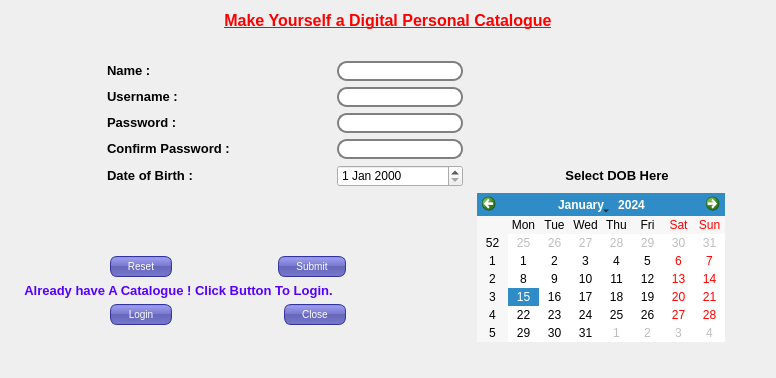
<?xml version="1.0" encoding="UTF-8"?>
<ui version="4.0">
 <class>Register</class>
 <widget class="QDialog" name="Register">
  <property name="geometry">
   <rect>
    <x>0</x>
    <y>0</y>
    <width>776</width>
    <height>378</height>
   </rect>
  </property>
  <property name="windowTitle">
   <string>Dialog</string>
  </property>
  <property name="styleSheet">
   <string notr="true"> QLineEdit {
     border: 2px solid gray;
     border-radius: 10px;
     padding: 0 8px;
     background: white;
     selection-background-color: darkgray;
 }
QPushButton {
color: white;
background-color: QLinearGradient( x1: 0, y1: 0, x2: 0, y2: 1, stop: 0 #88d, stop: 0.1 #99e, stop: 0.49 #77c, stop: 0.5 #66b, stop: 1 #77c);
border-width: 1px;
border-color: #339;
border-style: solid;
border-radius: 7;
padding: 3px;
font-size: 10px;
padding-left: 5px;
padding-right: 5px;
min-width: 50px;
max-width: 80px;
min-height: 13px;
max-height: 13px;
}</string>
  </property>
  <layout class="QVBoxLayout" name="verticalLayout_4">
   <item>
    <layout class="QVBoxLayout" name="verticalLayout_3">
     <item>
      <widget class="QLabel" name="label_6">
       <property name="text">
        <string>&lt;!DOCTYPE HTML PUBLIC &quot;-//W3C//DTD HTML 4.0//EN&quot; &quot;http://www.w3.org/TR/REC-html40/strict.dtd&quot;&gt;
&lt;html&gt;&lt;head&gt;&lt;meta name=&quot;qrichtext&quot; content=&quot;1&quot; /&gt;&lt;style type=&quot;text/css&quot;&gt;
p, li { white-space: pre-wrap; }
&lt;/style&gt;&lt;/head&gt;&lt;body style=&quot; font-family:'MS Shell Dlg 2'; font-size:8.25pt; font-weight:400; font-style:normal;&quot;&gt;
&lt;p align=&quot;center&quot; style=&quot; margin-top:0px; margin-bottom:0px; margin-left:0px; margin-right:0px; -qt-block-indent:0; text-indent:0px;&quot;&gt;&lt;span style=&quot; font-size:12pt; font-weight:600; text-decoration: underline; color:#ff0000;&quot;&gt;Make Yourself a Digital Personal Catalogue&lt;/span&gt;&lt;/p&gt;&lt;/body&gt;&lt;/html&gt;</string>
       </property>
      </widget>
     </item>
     <item>
      <spacer name="verticalSpacer_2">
       <property name="orientation">
        <enum>Qt::Vertical</enum>
       </property>
       <property name="sizeHint" stdset="0">
        <size>
         <width>20</width>
         <height>40</height>
        </size>
       </property>
      </spacer>
     </item>
     <item>
      <layout class="QGridLayout" name="gridLayout">
       <item row="0" column="0">
        <spacer name="horizontalSpacer_2">
         <property name="orientation">
          <enum>Qt::Horizontal</enum>
         </property>
         <property name="sizeHint" stdset="0">
          <size>
           <width>40</width>
           <height>20</height>
          </size>
         </property>
        </spacer>
       </item>
       <item row="1" column="0">
        <spacer name="horizontalSpacer_6">
         <property name="orientation">
          <enum>Qt::Horizontal</enum>
         </property>
         <property name="sizeHint" stdset="0">
          <size>
           <width>40</width>
           <height>20</height>
          </size>
         </property>
        </spacer>
       </item>
       <item row="1" column="1">
        <widget class="QLabel" name="label_2">
         <property name="text">
          <string>&lt;!DOCTYPE HTML PUBLIC &quot;-//W3C//DTD HTML 4.0//EN&quot; &quot;http://www.w3.org/TR/REC-html40/strict.dtd&quot;&gt;
&lt;html&gt;&lt;head&gt;&lt;meta name=&quot;qrichtext&quot; content=&quot;1&quot; /&gt;&lt;style type=&quot;text/css&quot;&gt;
p, li { white-space: pre-wrap; }
&lt;/style&gt;&lt;/head&gt;&lt;body style=&quot; font-family:'MS Shell Dlg 2'; font-size:8.25pt; font-weight:400; font-style:normal;&quot;&gt;
&lt;p style=&quot; margin-top:0px; margin-bottom:0px; margin-left:0px; margin-right:0px; -qt-block-indent:0; text-indent:0px;&quot;&gt;&lt;span style=&quot; font-size:10pt; font-weight:600;&quot;&gt;Username : &lt;/span&gt;&lt;/p&gt;&lt;/body&gt;&lt;/html&gt;</string>
         </property>
        </widget>
       </item>
       <item row="0" column="3">
        <spacer name="horizontalSpacer">
         <property name="orientation">
          <enum>Qt::Horizontal</enum>
         </property>
         <property name="sizeHint" stdset="0">
          <size>
           <width>40</width>
           <height>20</height>
          </size>
         </property>
        </spacer>
       </item>
       <item row="1" column="3">
        <spacer name="horizontalSpacer_5">
         <property name="orientation">
          <enum>Qt::Horizontal</enum>
         </property>
         <property name="sizeHint" stdset="0">
          <size>
           <width>40</width>
           <height>20</height>
          </size>
         </property>
        </spacer>
       </item>
       <item row="0" column="4">
        <widget class="QLineEdit" name="lineEdit"/>
       </item>
       <item row="1" column="4">
        <widget class="QLineEdit" name="lineEdit_2"/>
       </item>
       <item row="0" column="5">
        <spacer name="horizontalSpacer_3">
         <property name="orientation">
          <enum>Qt::Horizontal</enum>
         </property>
         <property name="sizeHint" stdset="0">
          <size>
           <width>40</width>
           <height>20</height>
          </size>
         </property>
        </spacer>
       </item>
       <item row="1" column="5">
        <spacer name="horizontalSpacer_7">
         <property name="orientation">
          <enum>Qt::Horizontal</enum>
         </property>
         <property name="sizeHint" stdset="0">
          <size>
           <width>40</width>
           <height>20</height>
          </size>
         </property>
        </spacer>
       </item>
       <item row="0" column="6">
        <widget class="QLabel" name="label_7">
         <property name="text">
          <string>&lt;!DOCTYPE HTML PUBLIC &quot;-//W3C//DTD HTML 4.0//EN&quot; &quot;http://www.w3.org/TR/REC-html40/strict.dtd&quot;&gt;
&lt;html&gt;&lt;head&gt;&lt;meta name=&quot;qrichtext&quot; content=&quot;1&quot; /&gt;&lt;style type=&quot;text/css&quot;&gt;
p, li { white-space: pre-wrap; }
&lt;/style&gt;&lt;/head&gt;&lt;body style=&quot; font-family:'MS Shell Dlg 2'; font-size:8.25pt; font-weight:400; font-style:normal;&quot;&gt;
&lt;p style=&quot;-qt-paragraph-type:empty; margin-top:0px; margin-bottom:0px; margin-left:0px; margin-right:0px; -qt-block-indent:0; text-indent:0px; font-size:8pt;&quot;&gt;&lt;/p&gt;&lt;/body&gt;&lt;/html&gt;</string>
         </property>
        </widget>
       </item>
       <item row="0" column="7">
        <spacer name="horizontalSpacer_4">
         <property name="orientation">
          <enum>Qt::Horizontal</enum>
         </property>
         <property name="sizeHint" stdset="0">
          <size>
           <width>40</width>
           <height>20</height>
          </size>
         </property>
        </spacer>
       </item>
       <item row="1" column="6">
        <widget class="QLabel" name="label_8">
         <property name="text">
          <string/>
         </property>
        </widget>
       </item>
       <item row="1" column="7">
        <spacer name="horizontalSpacer_8">
         <property name="orientation">
          <enum>Qt::Horizontal</enum>
         </property>
         <property name="sizeHint" stdset="0">
          <size>
           <width>40</width>
           <height>20</height>
          </size>
         </property>
        </spacer>
       </item>
       <item row="0" column="1">
        <widget class="QLabel" name="label">
         <property name="text">
          <string>&lt;!DOCTYPE HTML PUBLIC &quot;-//W3C//DTD HTML 4.0//EN&quot; &quot;http://www.w3.org/TR/REC-html40/strict.dtd&quot;&gt;
&lt;html&gt;&lt;head&gt;&lt;meta name=&quot;qrichtext&quot; content=&quot;1&quot; /&gt;&lt;style type=&quot;text/css&quot;&gt;
p, li { white-space: pre-wrap; }
&lt;/style&gt;&lt;/head&gt;&lt;body style=&quot; font-family:'MS Shell Dlg 2'; font-size:8.25pt; font-weight:400; font-style:normal;&quot;&gt;
&lt;p style=&quot; margin-top:0px; margin-bottom:0px; margin-left:0px; margin-right:0px; -qt-block-indent:0; text-indent:0px;&quot;&gt;&lt;span style=&quot; font-size:10pt; font-weight:600;&quot;&gt;Name : &lt;/span&gt;&lt;/p&gt;&lt;/body&gt;&lt;/html&gt;</string>
         </property>
        </widget>
       </item>
       <item row="2" column="0">
        <spacer name="horizontalSpacer_10">
         <property name="orientation">
          <enum>Qt::Horizontal</enum>
         </property>
         <property name="sizeHint" stdset="0">
          <size>
           <width>40</width>
           <height>20</height>
          </size>
         </property>
        </spacer>
       </item>
       <item row="2" column="1">
        <widget class="QLabel" name="label_3">
         <property name="text">
          <string>&lt;!DOCTYPE HTML PUBLIC &quot;-//W3C//DTD HTML 4.0//EN&quot; &quot;http://www.w3.org/TR/REC-html40/strict.dtd&quot;&gt;
&lt;html&gt;&lt;head&gt;&lt;meta name=&quot;qrichtext&quot; content=&quot;1&quot; /&gt;&lt;style type=&quot;text/css&quot;&gt;
p, li { white-space: pre-wrap; }
&lt;/style&gt;&lt;/head&gt;&lt;body style=&quot; font-family:'MS Shell Dlg 2'; font-size:8.25pt; font-weight:400; font-style:normal;&quot;&gt;
&lt;p style=&quot; margin-top:0px; margin-bottom:0px; margin-left:0px; margin-right:0px; -qt-block-indent:0; text-indent:0px;&quot;&gt;&lt;span style=&quot; font-size:10pt; font-weight:600;&quot;&gt;Password : &lt;/span&gt;&lt;/p&gt;&lt;/body&gt;&lt;/html&gt;</string>
         </property>
        </widget>
       </item>
       <item row="2" column="3">
        <spacer name="horizontalSpacer_9">
         <property name="orientation">
          <enum>Qt::Horizontal</enum>
         </property>
         <property name="sizeHint" stdset="0">
          <size>
           <width>40</width>
           <height>20</height>
          </size>
         </property>
        </spacer>
       </item>
       <item row="2" column="4">
        <widget class="QLineEdit" name="lineEdit_3">
         <property name="echoMode">
          <enum>QLineEdit::Password</enum>
         </property>
        </widget>
       </item>
       <item row="2" column="5">
        <spacer name="horizontalSpacer_11">
         <property name="orientation">
          <enum>Qt::Horizontal</enum>
         </property>
         <property name="sizeHint" stdset="0">
          <size>
           <width>40</width>
           <height>20</height>
          </size>
         </property>
        </spacer>
       </item>
       <item row="2" column="6">
        <widget class="QLabel" name="label_9">
         <property name="text">
          <string/>
         </property>
        </widget>
       </item>
       <item row="2" column="7">
        <spacer name="horizontalSpacer_12">
         <property name="orientation">
          <enum>Qt::Horizontal</enum>
         </property>
         <property name="sizeHint" stdset="0">
          <size>
           <width>40</width>
           <height>20</height>
          </size>
         </property>
        </spacer>
       </item>
       <item row="3" column="0">
        <spacer name="horizontalSpacer_13">
         <property name="orientation">
          <enum>Qt::Horizontal</enum>
         </property>
         <property name="sizeHint" stdset="0">
          <size>
           <width>40</width>
           <height>20</height>
          </size>
         </property>
        </spacer>
       </item>
       <item row="3" column="1">
        <widget class="QLabel" name="label_4">
         <property name="text">
          <string>&lt;!DOCTYPE HTML PUBLIC &quot;-//W3C//DTD HTML 4.0//EN&quot; &quot;http://www.w3.org/TR/REC-html40/strict.dtd&quot;&gt;
&lt;html&gt;&lt;head&gt;&lt;meta name=&quot;qrichtext&quot; content=&quot;1&quot; /&gt;&lt;style type=&quot;text/css&quot;&gt;
p, li { white-space: pre-wrap; }
&lt;/style&gt;&lt;/head&gt;&lt;body style=&quot; font-family:'MS Shell Dlg 2'; font-size:8.25pt; font-weight:400; font-style:normal;&quot;&gt;
&lt;p style=&quot; margin-top:0px; margin-bottom:0px; margin-left:0px; margin-right:0px; -qt-block-indent:0; text-indent:0px;&quot;&gt;&lt;span style=&quot; font-size:10pt; font-weight:600;&quot;&gt;Confirm Password : &lt;/span&gt;&lt;/p&gt;&lt;/body&gt;&lt;/html&gt;</string>
         </property>
        </widget>
       </item>
       <item row="3" column="3">
        <spacer name="horizontalSpacer_14">
         <property name="orientation">
          <enum>Qt::Horizontal</enum>
         </property>
         <property name="sizeHint" stdset="0">
          <size>
           <width>40</width>
           <height>20</height>
          </size>
         </property>
        </spacer>
       </item>
       <item row="3" column="4">
        <widget class="QLineEdit" name="lineEdit_4">
         <property name="echoMode">
          <enum>QLineEdit::Password</enum>
         </property>
        </widget>
       </item>
       <item row="3" column="5">
        <spacer name="horizontalSpacer_15">
         <property name="orientation">
          <enum>Qt::Horizontal</enum>
         </property>
         <property name="sizeHint" stdset="0">
          <size>
           <width>40</width>
           <height>20</height>
          </size>
         </property>
        </spacer>
       </item>
       <item row="3" column="6">
        <widget class="QLabel" name="label_10">
         <property name="text">
          <string/>
         </property>
        </widget>
       </item>
       <item row="3" column="7">
        <spacer name="horizontalSpacer_16">
         <property name="orientation">
          <enum>Qt::Horizontal</enum>
         </property>
         <property name="sizeHint" stdset="0">
          <size>
           <width>40</width>
           <height>20</height>
          </size>
         </property>
        </spacer>
       </item>
       <item row="4" column="0">
        <spacer name="horizontalSpacer_19">
         <property name="orientation">
          <enum>Qt::Horizontal</enum>
         </property>
         <property name="sizeHint" stdset="0">
          <size>
           <width>40</width>
           <height>20</height>
          </size>
         </property>
        </spacer>
       </item>
       <item row="4" column="1">
        <widget class="QLabel" name="label_5">
         <property name="text">
          <string>&lt;!DOCTYPE HTML PUBLIC &quot;-//W3C//DTD HTML 4.0//EN&quot; &quot;http://www.w3.org/TR/REC-html40/strict.dtd&quot;&gt;
&lt;html&gt;&lt;head&gt;&lt;meta name=&quot;qrichtext&quot; content=&quot;1&quot; /&gt;&lt;style type=&quot;text/css&quot;&gt;
p, li { white-space: pre-wrap; }
&lt;/style&gt;&lt;/head&gt;&lt;body style=&quot; font-family:'MS Shell Dlg 2'; font-size:8.25pt; font-weight:400; font-style:normal;&quot;&gt;
&lt;p style=&quot; margin-top:0px; margin-bottom:0px; margin-left:0px; margin-right:0px; -qt-block-indent:0; text-indent:0px;&quot;&gt;&lt;span style=&quot; font-size:10pt; font-weight:600;&quot;&gt;Date of Birth : &lt;/span&gt;&lt;/p&gt;&lt;/body&gt;&lt;/html&gt;</string>
         </property>
        </widget>
       </item>
       <item row="4" column="3">
        <spacer name="horizontalSpacer_17">
         <property name="orientation">
          <enum>Qt::Horizontal</enum>
         </property>
         <property name="sizeHint" stdset="0">
          <size>
           <width>40</width>
           <height>20</height>
          </size>
         </property>
        </spacer>
       </item>
       <item row="4" column="4">
        <widget class="QDateEdit" name="dateEdit"/>
       </item>
       <item row="4" column="5">
        <spacer name="horizontalSpacer_18">
         <property name="orientation">
          <enum>Qt::Horizontal</enum>
         </property>
         <property name="sizeHint" stdset="0">
          <size>
           <width>40</width>
           <height>20</height>
          </size>
         </property>
        </spacer>
       </item>
       <item row="4" column="6">
        <widget class="QLabel" name="label_11">
         <property name="text">
          <string>&lt;!DOCTYPE HTML PUBLIC &quot;-//W3C//DTD HTML 4.0//EN&quot; &quot;http://www.w3.org/TR/REC-html40/strict.dtd&quot;&gt;
&lt;html&gt;&lt;head&gt;&lt;meta name=&quot;qrichtext&quot; content=&quot;1&quot; /&gt;&lt;style type=&quot;text/css&quot;&gt;
p, li { white-space: pre-wrap; }
&lt;/style&gt;&lt;/head&gt;&lt;body style=&quot; font-family:'MS Shell Dlg 2'; font-size:8.25pt; font-weight:400; font-style:normal;&quot;&gt;
&lt;p align=&quot;center&quot; style=&quot; margin-top:0px; margin-bottom:0px; margin-left:0px; margin-right:0px; -qt-block-indent:0; text-indent:0px;&quot;&gt;&lt;span style=&quot; font-size:10pt; font-weight:600;&quot;&gt;Select DOB Here&lt;/span&gt;&lt;/p&gt;&lt;/body&gt;&lt;/html&gt;</string>
         </property>
        </widget>
       </item>
       <item row="4" column="7">
        <spacer name="horizontalSpacer_20">
         <property name="orientation">
          <enum>Qt::Horizontal</enum>
         </property>
         <property name="sizeHint" stdset="0">
          <size>
           <width>40</width>
           <height>20</height>
          </size>
         </property>
        </spacer>
       </item>
      </layout>
     </item>
     <item>
      <layout class="QHBoxLayout" name="horizontalLayout">
       <item>
        <layout class="QVBoxLayout" name="verticalLayout">
         <item>
          <spacer name="verticalSpacer_3">
           <property name="orientation">
            <enum>Qt::Vertical</enum>
           </property>
           <property name="sizeHint" stdset="0">
            <size>
             <width>20</width>
             <height>40</height>
            </size>
           </property>
          </spacer>
         </item>
         <item>
          <spacer name="horizontalSpacer_29">
           <property name="orientation">
            <enum>Qt::Horizontal</enum>
           </property>
           <property name="sizeHint" stdset="0">
            <size>
             <width>428</width>
             <height>20</height>
            </size>
           </property>
          </spacer>
         </item>
         <item>
          <layout class="QGridLayout" name="gridLayout_2">
           <item row="0" column="0">
            <spacer name="horizontalSpacer_23">
             <property name="orientation">
              <enum>Qt::Horizontal</enum>
             </property>
             <property name="sizeHint" stdset="0">
              <size>
               <width>40</width>
               <height>20</height>
              </size>
             </property>
            </spacer>
           </item>
           <item row="0" column="1">
            <widget class="QPushButton" name="pushButton">
             <property name="text">
              <string>Reset</string>
             </property>
            </widget>
           </item>
           <item row="0" column="2">
            <spacer name="horizontalSpacer_21">
             <property name="orientation">
              <enum>Qt::Horizontal</enum>
             </property>
             <property name="sizeHint" stdset="0">
              <size>
               <width>40</width>
               <height>20</height>
              </size>
             </property>
            </spacer>
           </item>
           <item row="0" column="3" colspan="2">
            <widget class="QPushButton" name="pushButton_2">
             <property name="text">
              <string>Submit</string>
             </property>
            </widget>
           </item>
           <item row="1" column="0" colspan="5">
            <widget class="QLabel" name="label_12">
             <property name="text">
              <string>&lt;!DOCTYPE HTML PUBLIC &quot;-//W3C//DTD HTML 4.0//EN&quot; &quot;http://www.w3.org/TR/REC-html40/strict.dtd&quot;&gt;
&lt;html&gt;&lt;head&gt;&lt;meta name=&quot;qrichtext&quot; content=&quot;1&quot; /&gt;&lt;style type=&quot;text/css&quot;&gt;
p, li { white-space: pre-wrap; }
&lt;/style&gt;&lt;/head&gt;&lt;body style=&quot; font-family:'MS Shell Dlg 2'; font-size:8.25pt; font-weight:400; font-style:normal;&quot;&gt;
&lt;p align=&quot;center&quot; style=&quot; margin-top:0px; margin-bottom:0px; margin-left:0px; margin-right:0px; -qt-block-indent:0; text-indent:0px;&quot;&gt;&lt;span style=&quot; font-size:10pt; font-weight:600; color:#5500ff;&quot;&gt;Already have A Catalogue ! Click Button To Login.&lt;/span&gt;&lt;/p&gt;&lt;/body&gt;&lt;/html&gt;</string>
             </property>
            </widget>
           </item>
           <item row="2" column="0">
            <spacer name="horizontalSpacer_24">
             <property name="orientation">
              <enum>Qt::Horizontal</enum>
             </property>
             <property name="sizeHint" stdset="0">
              <size>
               <width>40</width>
               <height>20</height>
              </size>
             </property>
            </spacer>
           </item>
           <item row="2" column="1">
            <widget class="QPushButton" name="pushButton_4">
             <property name="text">
              <string>Login</string>
             </property>
            </widget>
           </item>
           <item row="2" column="2" colspan="2">
            <spacer name="horizontalSpacer_22">
             <property name="orientation">
              <enum>Qt::Horizontal</enum>
             </property>
             <property name="sizeHint" stdset="0">
              <size>
               <width>40</width>
               <height>20</height>
              </size>
             </property>
            </spacer>
           </item>
           <item row="2" column="4">
            <widget class="QPushButton" name="pushButton_3">
             <property name="text">
              <string>Close</string>
             </property>
            </widget>
           </item>
           <item row="2" column="5">
            <spacer name="horizontalSpacer_25">
             <property name="orientation">
              <enum>Qt::Horizontal</enum>
             </property>
             <property name="sizeHint" stdset="0">
              <size>
               <width>40</width>
               <height>20</height>
              </size>
             </property>
            </spacer>
           </item>
           <item row="0" column="5">
            <spacer name="horizontalSpacer_26">
             <property name="orientation">
              <enum>Qt::Horizontal</enum>
             </property>
             <property name="sizeHint" stdset="0">
              <size>
               <width>40</width>
               <height>20</height>
              </size>
             </property>
            </spacer>
           </item>
          </layout>
         </item>
         <item>
          <spacer name="verticalSpacer">
           <property name="orientation">
            <enum>Qt::Vertical</enum>
           </property>
           <property name="sizeHint" stdset="0">
            <size>
             <width>17</width>
             <height>13</height>
            </size>
           </property>
          </spacer>
         </item>
        </layout>
       </item>
       <item>
        <spacer name="horizontalSpacer_27">
         <property name="orientation">
          <enum>Qt::Horizontal</enum>
         </property>
         <property name="sizeHint" stdset="0">
          <size>
           <width>13</width>
           <height>17</height>
          </size>
         </property>
        </spacer>
       </item>
       <item>
        <layout class="QVBoxLayout" name="verticalLayout_2">
         <item>
          <widget class="QCalendarWidget" name="calendarWidget"/>
         </item>
         <item>
          <spacer name="verticalSpacer_4">
           <property name="orientation">
            <enum>Qt::Vertical</enum>
           </property>
           <property name="sizeHint" stdset="0">
            <size>
             <width>20</width>
             <height>40</height>
            </size>
           </property>
          </spacer>
         </item>
        </layout>
       </item>
       <item>
        <spacer name="horizontalSpacer_32">
         <property name="orientation">
          <enum>Qt::Horizontal</enum>
         </property>
         <property name="sizeHint" stdset="0">
          <size>
           <width>40</width>
           <height>20</height>
          </size>
         </property>
        </spacer>
       </item>
      </layout>
     </item>
    </layout>
   </item>
  </layout>
 </widget>
 <tabstops>
  <tabstop>lineEdit</tabstop>
  <tabstop>lineEdit_2</tabstop>
  <tabstop>lineEdit_3</tabstop>
  <tabstop>lineEdit_4</tabstop>
  <tabstop>dateEdit</tabstop>
  <tabstop>pushButton_2</tabstop>
  <tabstop>pushButton</tabstop>
  <tabstop>pushButton_4</tabstop>
  <tabstop>pushButton_3</tabstop>
  <tabstop>calendarWidget</tabstop>
 </tabstops>
 <resources/>
 <connections/>
</ui>
